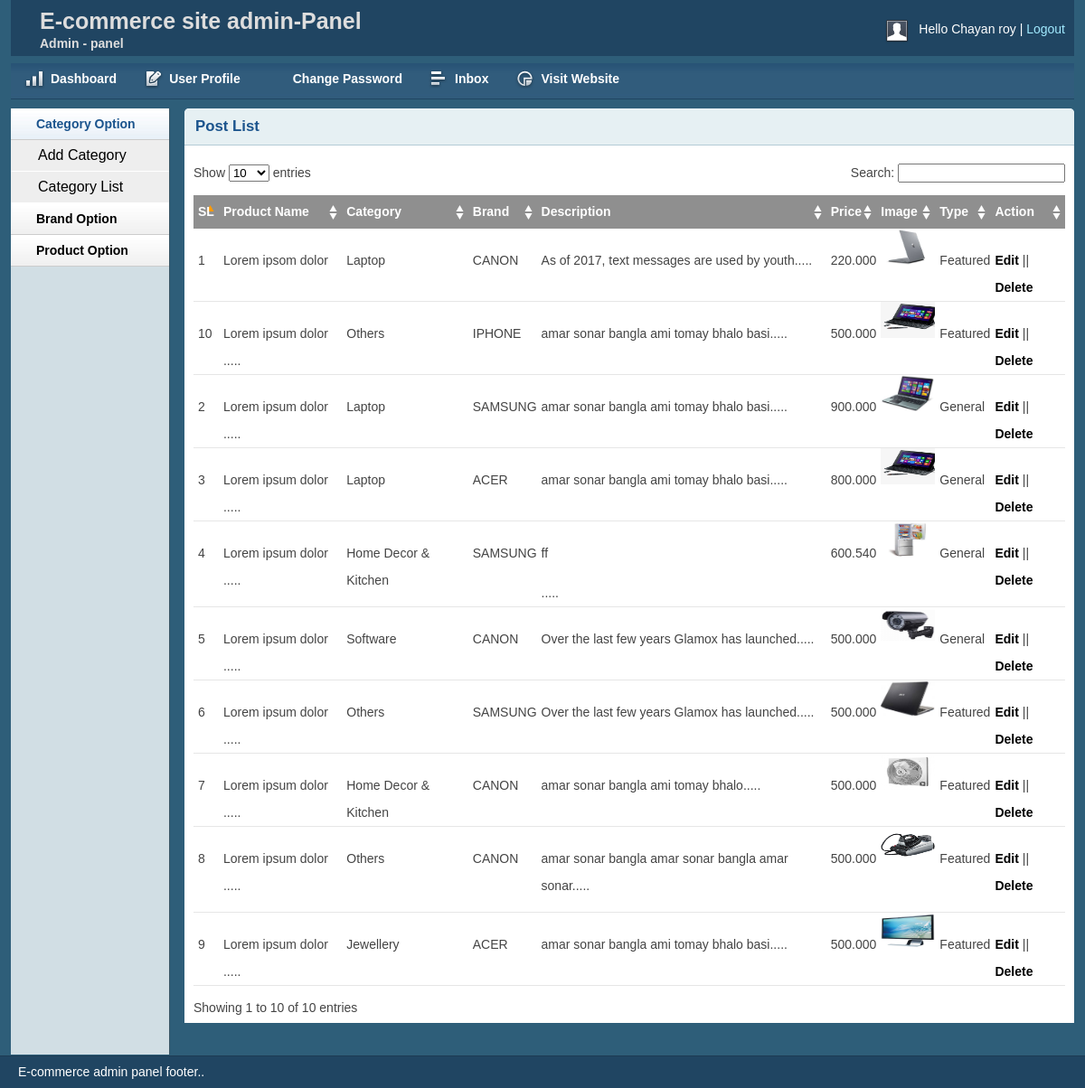
The page /admin/productlist.php (signed in) on the database its author committed.
### tables this page shows
CREATE TABLE `tbl_product` (
  `productId` int(11) NOT NULL,
  `productName` varchar(255) NOT NULL,
  `catId` int(11) NOT NULL,
  `brandId` int(11) NOT NULL,
  `body` text NOT NULL,
  `price` float(10,3) NOT NULL,
  `image` varchar(255) NOT NULL,
  `type` tinyint(4) NOT NULL DEFAULT '0'
);

CREATE TABLE `tbl_category` (
  `catId` int(11) NOT NULL,
  `catName` varchar(255) NOT NULL
);

CREATE TABLE `tbl_brand` (
  `brandId` int(11) NOT NULL,
  `brandName` varchar(255) NOT NULL
);

### lib/database.php (called while the page is built, shortened)
<?php
Class database{
	 public $host   = DB_HOST;
	 public $user   = DB_USER;
	 public $pass   = DB_PASS;
	 public $dbname = DB_NAME;
	 public $link;
private function connectDB(){
	 $this->link = new mysqli($this->host, $this->user, $this->pass,
		$this->dbname);
	 }
public function select($query){
		$result = $this->link->query($query) or die($this->link->error.__LINE__);
		if($result->num_rows>0){
			return $result;
		} else {
			return false;
		}
	 }
}

### classes/product.php (called while the page is built, shortened)
<?php
	$filepath = realpath(dirname(__FILE__));
	include_once ($filepath.'/../lib/database.php');
	include_once ($filepath.'/../helpers/format.php');
 ?>
 <?php
 	class Product
 	{
		private $db;
		public function __construct(){
			$this->db = new database();
		}
		public function getAllProduct(){
				$query ="SELECT p.*, c.catName, b.brandName
				FROM tbl_product as p , tbl_category as c ,tbl_brand as b WHERE
				   p.catId = c.catId AND p.brandId = b.brandId
				   ORDER BY p.productId DESC
				";
			$result = $this->db->select($query);
			return $result;
		}
 	}
  ?>

### helpers/format.php (called while the page is built, shortened)
<?php
class format{
 public function textShorten($text, $limit = 400){
  $text = $text. " ";
  $text = substr($text, 0, $limit);
  $text = substr($text, 0, strrpos($text, ' '));
  $text = $text.".....";
  return $text;
 }
}
?>

### admin/productlist.php (the view, shortened to what this page needs)
<?php include 'inc/header.php';?>
<?php include 'inc/sidebar.php';?>
<?php include '../classes/product.php';?>
<?php include_once '../helpers/format.php'; ?>
<?php
	$pd = new Product();
	$fm = new format();
 ?>
<div class="grid_10">
    <div class="box round first grid">
        <h2>Post List</h2>
        <div class="block">
            <table class="data display datatable" id="example">
			<thead>
				<tr>
					<th>SL</th>
					<th>Product Name</th>
					<th>Category</th>
					<th>Brand</th>
					<th>Description</th>
					<th>Price</th>
					<th>Image</th>
					<th>Type</th>
					<th>Action</th>
				</tr>
			</thead>
			<tbody>
					<?php
						$getPd = $pd->getAllProduct();
						if($getPd){
							$i=1;
							while ($result=$getPd->fetch_assoc()) {
							?>
				<tr>
					<td><?php echo $i; ?></td>
					<td><?php echo $result['productName']; ?></td>
					<td><?php echo $result['catName']; ?></td>
					<td><?php echo $result['brandName']; ?></td>
					<td><?php echo $fm->textShorten($result['body'] ,50); ?></td>
					<td><?php echo $result['price']; ?></td>
					<td><img src="<?php echo $result['image'];?>" height="40px" width="60px;"></td>
					<td><?php
					           if( $result['type']==0){
					           		echo "Featured";
					           } else{
					           	    echo "General";
					           }
					?></td>
					<td><a href="productedit.php?productId='<?php echo $result['productId'] ?>'">Edit</a> || <a onclick="return confirm('Are u sure want to delete!')" href="?delproduct='<?php echo $result ['productId']; ?>'">Delete</a></td>
				</tr>
				<?php $i++; }} ?>
			</tbody>
		</table>
       </div>
    </div>
</div>
<?php include 'inc/footer.php';?>

### admin/css/layout.css (style rules this page uses)
body { background: #fff none repeat scroll 0 0; color: #444; font-size: 14px; padding: 0; }
a { color: #000; font-weight:bold; text-decoration: none; }
h1, h2, h3, h4, h5, h6 { line-height:1.2em; margin-bottom:.3em; }
h2 { margin-top:1em; }
.box { background:#fff; margin-bottom:20px; padding:10px 10px 10px 10px; margin-left:-8px; }
.box.grid { padding-bottom:40px; }
.box.round { -moz-border-radius: 5px 5px 0px 0px; -webkit-border-radius: 5px 5px 0px 0px; border-radius: 5px 5px 0px 0px; }
.box h2 { font-size:1.2em; font-weight:bold; color:#1B548D; background:#E6F0F3; margin:-10px -10px 0 -10px; padding:10px 12px; border-bottom:1px solid #B3CBD6; -moz-border-radius: 5px 5px 0px 0px; -webkit-border-radius: 5px 5px 0px 0px; border-radius: 5px 5px 0px 0px; }
.box.first { min-height: 406px; }
.block { padding-top:20px; }
p { margin-bottom:1em; }
.block { padding-bottom:1px; }
table.display { margin: 0 auto; clear: both; width: 100%; }
.sorting_asc { background: #8f8f8f url(../img/table/sort_asc.png) no-repeat center right; padding:8px 5px; text-align:left; color:#fff; }
.sorting { background:#8f8f8f url(../img/table/sort_both.png) no-repeat center right; padding:8px 5px; text-align:left; color:#fff; }
tr.odd { height: 30px; line-height: 30px; border-bottom:1px solid #e6e6e6; }
tr.even { height: 30px; line-height: 30px; border-bottom:1px solid #e6e6e6; }
tr.odd td, tr.even td { padding-left:5px; }

### rows shown on the page
tbl_product: productName "Lorem ipsom dolor", catId.catName "Laptop", brandId.brandName "CANON", body "As of 2017, text messages are used by youth.....", price "220.000", image (picture), type "Featured"
tbl_product: productName "Lorem ipsum dolor .....", catId.catName "Laptop", brandId.brandName "SAMSUNG", body "amar sonar bangla ami tomay bhalo basi.....", price "900.000", image (picture), type "General"
tbl_product: productName "Lorem ipsum dolor .....", catId.catName "Laptop", brandId.brandName "ACER", body "amar sonar bangla ami tomay bhalo basi.....", price "800.000", image (picture), type "General"
tbl_product: productName "Lorem ipsum dolor .....", catId.catName "Home Decor & Kitchen", brandId.brandName "SAMSUNG", body "ff .....", price "600.540", image (picture), type "General"
tbl_product: productName "Lorem ipsum dolor .....", catId.catName "Software", brandId.brandName "CANON", body "Over the last few years Glamox has launched.....", price "500.000", image (picture), type "General"
tbl_product: productName "Lorem ipsum dolor .....", catId.catName "Others", brandId.brandName "SAMSUNG", body "Over the last few years Glamox has launched.....", price "500.000", image (picture), type "Featured"
tbl_product: productName "Lorem ipsum dolor .....", catId.catName "Home Decor & Kitchen", brandId.brandName "CANON", body "amar sonar bangla ami tomay bhalo.....", price "500.000", image (picture), type "Featured"
tbl_product: productName "Lorem ipsum dolor .....", catId.catName "Others", brandId.brandName "CANON", body "amar sonar bangla amar sonar bangla amar sonar.....", price "500.000", image (picture), type "Featured"
tbl_product: productName "Lorem ipsum dolor .....", catId.catName "Jewellery", brandId.brandName "ACER", body "amar sonar bangla ami tomay bhalo basi.....", price "500.000", image (picture), type "Featured"
tbl_product: productName "Lorem ipsum dolor .....", catId.catName "Others", brandId.brandName "IPHONE", body "amar sonar bangla ami tomay bhalo basi.....", price "500.000", image (picture), type "Featured"

### other values the page prints
Session::get('adminName') "Chayan roy"
